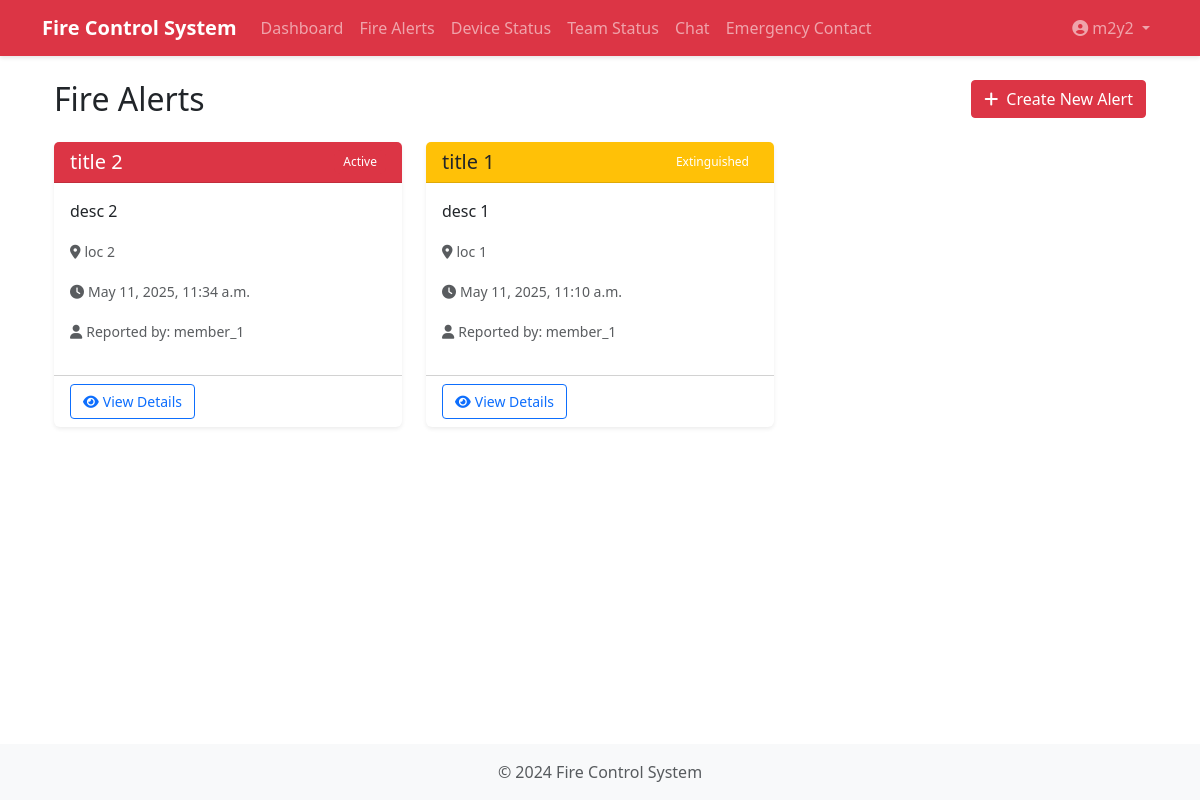
The app's page /alerts/ (signed in) with its own data.
### fire_control/models.py (models this page shows, shortened)
class User(AbstractUser):
    is_admin = models.BooleanField(default=False)
    is_fire_team = models.BooleanField(default=False)
    location = models.CharField(max_length=200, blank=True)
    status = models.CharField(max_length=50, default='available')

class FireAlert(models.Model):
    STATUS_CHOICES = [
        ('active', 'Active'),
        ('contained', 'Contained'),
        ('extinguished', 'Extinguished'),
        ('false_alarm', 'False Alarm'),
    ]
    SEVERITY_CHOICES = [
        ('low', 'Low'),
        ('medium', 'Medium'),
        ('high', 'High'),
        ('critical', 'Critical'),
    ]
    title = models.CharField(max_length=200)
    description = models.TextField()
    location = models.CharField(max_length=200)
    timestamp = models.DateTimeField(auto_now_add=True)
    status = models.CharField(max_length=50, choices=STATUS_CHOICES, default='active')
    severity = models.CharField(max_length=50, choices=SEVERITY_CHOICES, default='medium')
    notes = models.TextField(blank=True)
    created_by = models.ForeignKey(User, on_delete=models.CASCADE)

### fire_control/views.py (the view)
# urls.py: path('alerts/', views.FireAlertListView.as_view(), name='fire_alerts'),
class FireAlertListView(LoginRequiredMixin, ListView):
    model = FireAlert
    template_name = 'fire_control/fire_alerts.html'
    context_object_name = 'alerts'
    ordering = ['-timestamp']

### fire_control/templates/fire_control/fire_alerts.html (shortened to what this page needs)
{% extends "fire_control/base.html" %}
{% load static %}
{% block content %}
<div class="container">
    <div class="d-flex justify-content-between align-items-center mb-4">
        <h2 class="mb-0">Fire Alerts</h2>
        {% if user.is_admin or user.is_fire_team %}
        <a href="{% url 'fire_control:fire_alert_create' %}" class="btn btn-danger">
            <i class="fa-solid fa-plus me-2"></i>Create New Alert
        </a>
        {% endif %}
    </div>
    {% if alerts %}
    <div class="row">
        {% for alert in alerts %}
        <div class="col-md-6 col-lg-4 mb-4">
            <div class="card h-100 {% if alert.status == 'active' %}border-danger{% elif alert.status == 'resolved' %}border-success{% else %}border-warning{% endif %}">
                <div class="card-header {% if alert.status == 'active' %}bg-danger text-white{% elif alert.status == 'resolved' %}bg-success text-white{% else %}bg-warning{% endif %}">
                    <div class="d-flex justify-content-between align-items-center">
                        <h5 class="card-title mb-0">{{ alert.title }}</h5>
                        <span class="badge {% if alert.status == 'active' %}bg-danger{% elif alert.status == 'resolved' %}bg-success{% else %}bg-warning{% endif %}">
                            {{ alert.status|title }}
                        </span>
                    </div>
                </div>
                <div class="card-body">
                    <p class="card-text">{{ alert.description|truncatewords:30 }}</p>
                    <p class="card-text"><small class="text-muted"><i class="fa-solid fa-location-dot me-1"></i>{{ alert.location }}</small></p>
                    <p class="card-text"><small class="text-muted"><i class="fa-solid fa-clock me-1"></i>{{ alert.timestamp|date:"F j, Y, g:i a" }}</small></p>
                    {% if alert.created_by %}
                    <p class="card-text"><small class="text-muted"><i class="fa-solid fa-user me-1"></i>Reported by: {{ alert.created_by.username }}</small></p>
                    {% endif %}
                </div>
                <div class="card-footer bg-transparent">
                    <a href="{% url 'fire_control:fire_alert_detail' alert.pk %}" class="btn btn-outline-primary btn-sm">
                        <i class="fa-solid fa-eye me-1"></i>View Details
                    </a>
                </div>
            </div>
        </div>
        {% endfor %}
    </div>
    {% else %}
    <div class="alert alert-info">
        <i class="fa-solid fa-info-circle me-2"></i>No fire alerts found.
    </div>
    {% endif %}
</div>
{% endblock %}

### fire_control/templates/fire_control/base.html (shortened to what this page needs)
{% load static %}
<!DOCTYPE html>
<html lang="en">
<head>
    <link href="https://cdn.jsdelivr.net/npm/bootstrap@5.3.0/dist/css/bootstrap.min.css" rel="stylesheet">
    <link href="https://cdnjs.cloudflare.com/ajax/libs/font-awesome/6.5.1/css/all.min.css" rel="stylesheet">
    <link href="https://cdn.jsdelivr.net/npm/sweetalert2@11/dist/sweetalert2.min.css" rel="stylesheet">
    <link href="{% static 'fire_control/css/style.css' %}" rel="stylesheet">
</head>
<body>
    <nav class="navbar navbar-expand-lg navbar-dark bg-danger">
        <div class="container">
            <a class="navbar-brand" href="{% url 'fire_control:dashboard' %}">Fire Control System</a>
            <div class="collapse navbar-collapse" id="navbarNav">
                <ul class="navbar-nav me-auto">
                    {% if user.is_authenticated %}
                        <li class="nav-item">
                            <a class="nav-link" href="{% url 'fire_control:dashboard' %}">Dashboard</a>
                        </li>
                        <li class="nav-item">
                            <a class="nav-link" href="{% url 'fire_control:fire_alerts' %}">Fire Alerts</a>
                        </li>
                        {% if user.is_admin or user.is_fire_team %}
                            <li class="nav-item">
                                <a class="nav-link" href="{% url 'fire_control:device_status' %}">Device Status</a>
                            </li>
                        {% endif %}
                        <li class="nav-item">
                            <a class="nav-link" href="{% url 'fire_control:team_status' %}">Team Status</a>
                        </li>
                        <li class="nav-item">
                            <a class="nav-link" href="{% url 'fire_control:chat' %}">Chat</a>
                        </li>
                        {% if user.is_admin or user.is_fire_team %}
                            <li class="nav-item">
                                <a class="nav-link" href="{% url 'fire_control:emergency_contact' %}">Emergency Contact</a>
                            </li>
                        {% endif %}
                    {% endif %}
                </ul>
                <ul class="navbar-nav">
                    {% if user.is_authenticated %}
                        <li class="nav-item dropdown">
                            <a class="nav-link dropdown-toggle" href="#" id="userDropdown" role="button" data-bs-toggle="dropdown" aria-expanded="false">
                                <i class="fa-solid fa-user-circle me-1"></i>{{ user.username }}
                            </a>
                        </li>
                    {% else %}
                        <li class="nav-item">
                            <a class="nav-link" href="{% url 'login' %}">Login</a>
                        </li>
                    {% endif %}
                </ul>
            </div>
        </div>
    </nav>
    <div class="container mt-4">
        {% block content %}
        {% endblock %}
    </div>
    <footer class="footer mt-auto py-3 bg-light">
        <div class="container text-center">
            <span class="text-muted">© 2024 Fire Control System</span>
        </div>
    </footer>
</body>
</html>

### fire_control/static/fire_control/css/style.css (style rules this page uses)
body { min-height: 100vh; display: flex; flex-direction: column; }
.footer { margin-top: auto; }
.card { box-shadow: 0 0.125rem 0.25rem rgba(0, 0, 0, 0.075); border: none; margin-bottom: 1rem; }
.card-header { background-color: #f8f9fa; border-bottom: 1px solid rgba(0, 0, 0, 0.125); }
.badge { padding: 0.5em 0.75em; font-weight: 500; }
.btn { border-radius: 0.25rem; padding: 0.375rem 0.75rem; }
.btn-danger { background-color: #dc3545; border-color: #dc3545; }
.navbar { box-shadow: 0 2px 4px rgba(0, 0, 0, 0.1); }
.navbar-brand { font-weight: 600; }

### records on screen
User: username "m2y2"
FireAlert: title "title 2", status "Active", description "desc 2", location "loc 2", timestamp "May 11, 2025, 11:34 a.m.", created_by.username "member_1"
FireAlert: title "title 1", status "Extinguished", description "desc 1", location "loc 1", timestamp "May 11, 2025, 11:10 a.m.", created_by.username "member_1"
